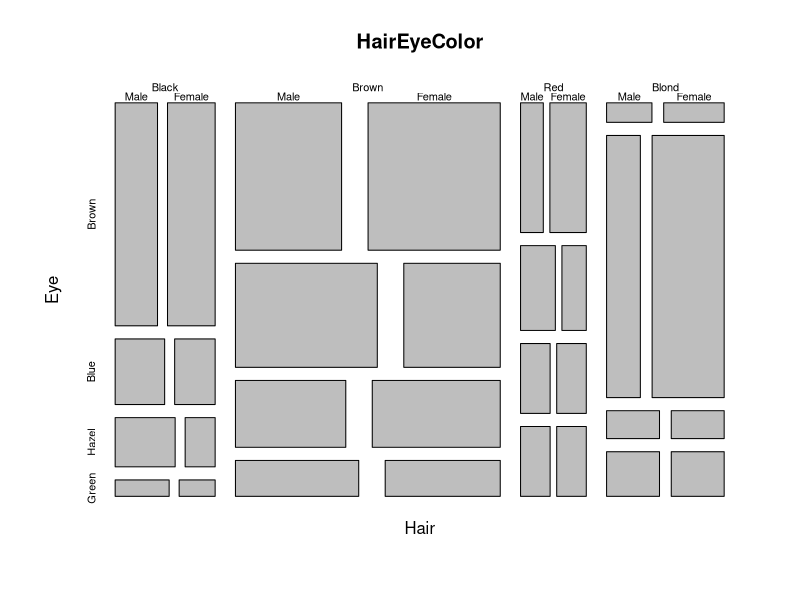
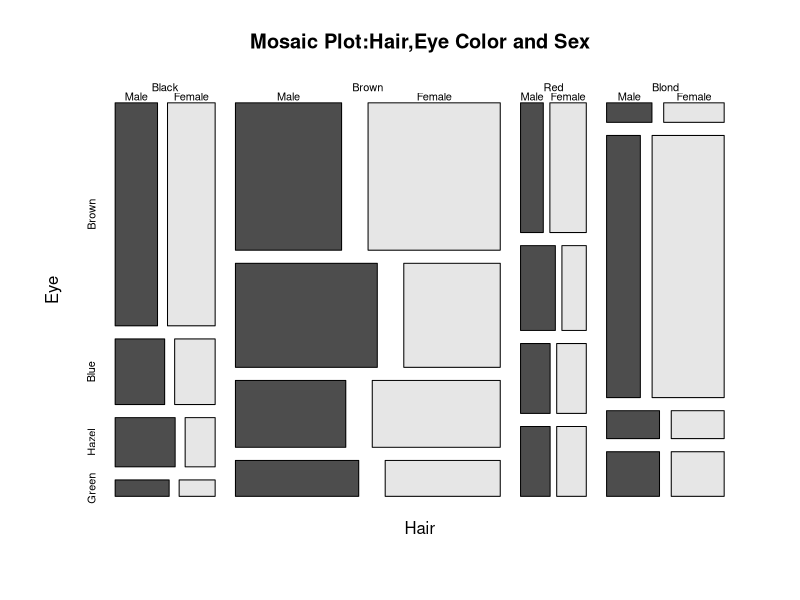
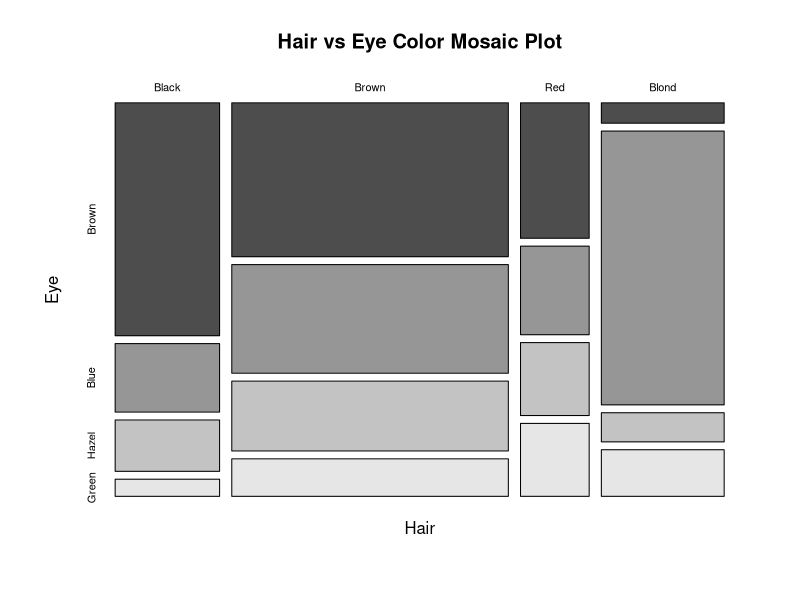
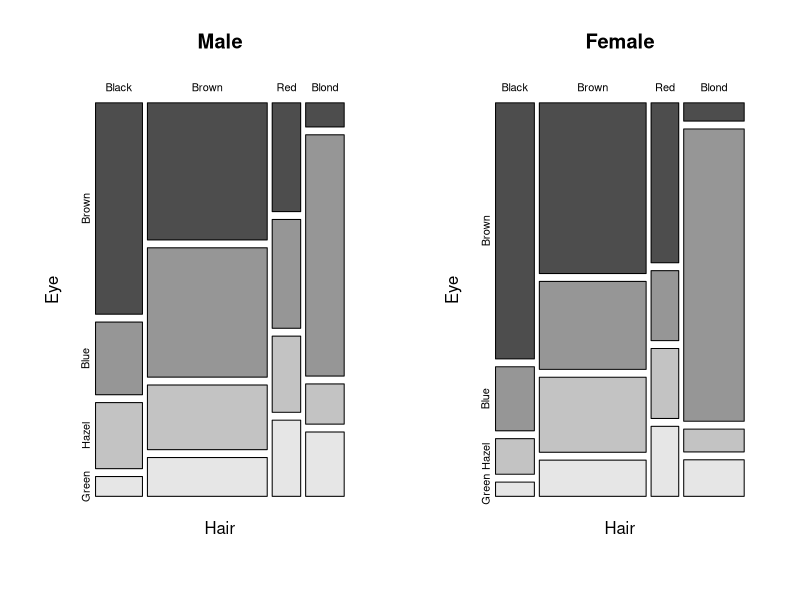
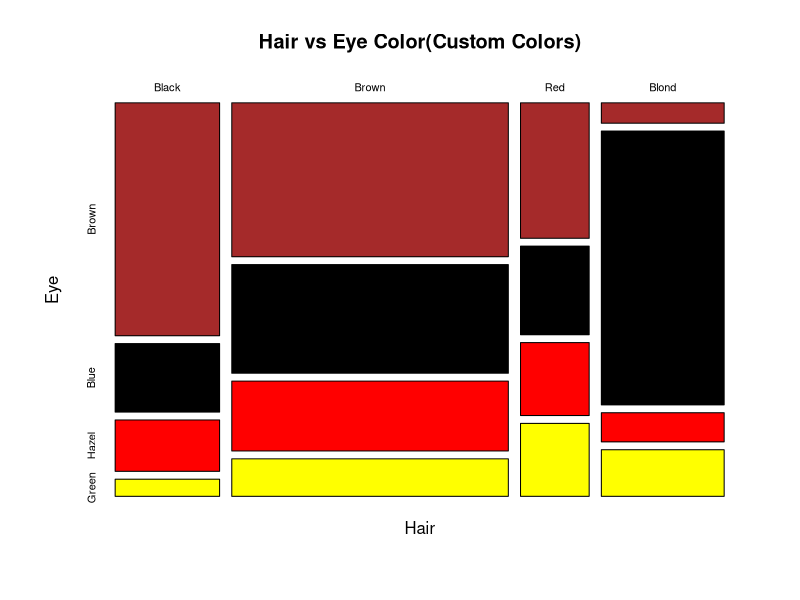
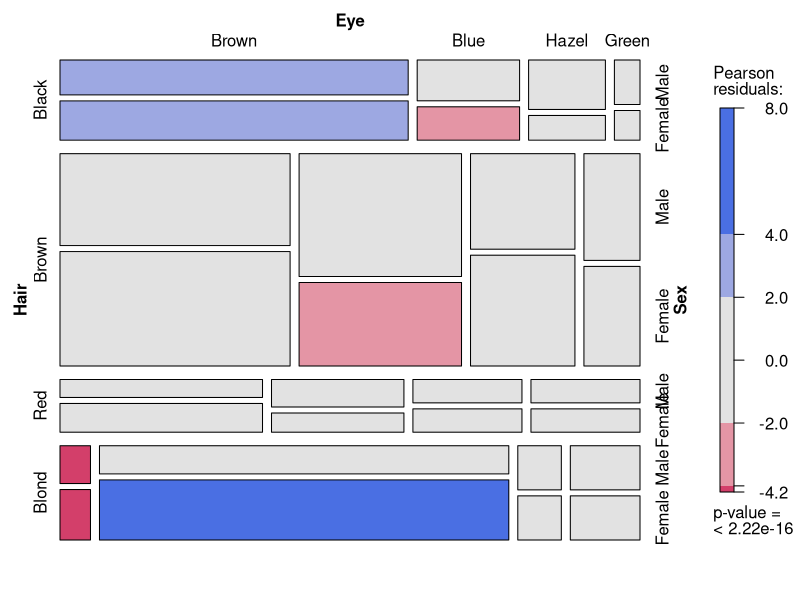
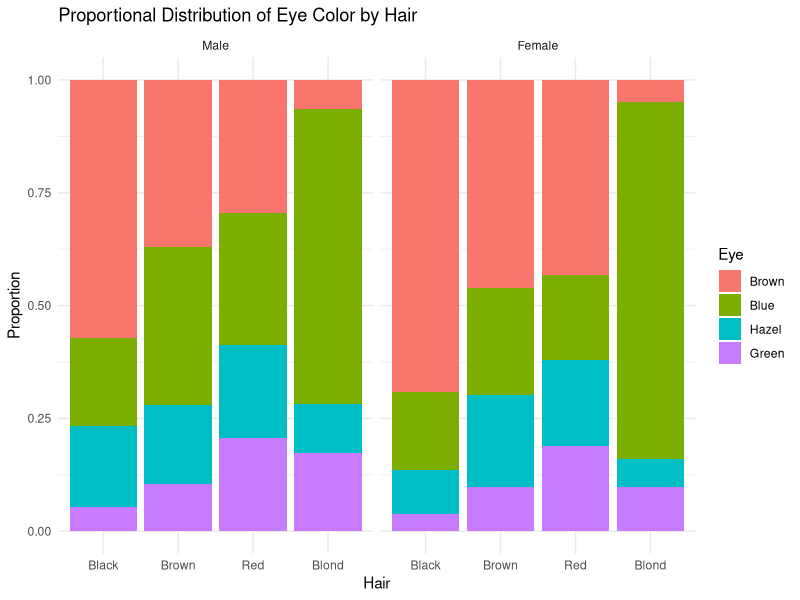
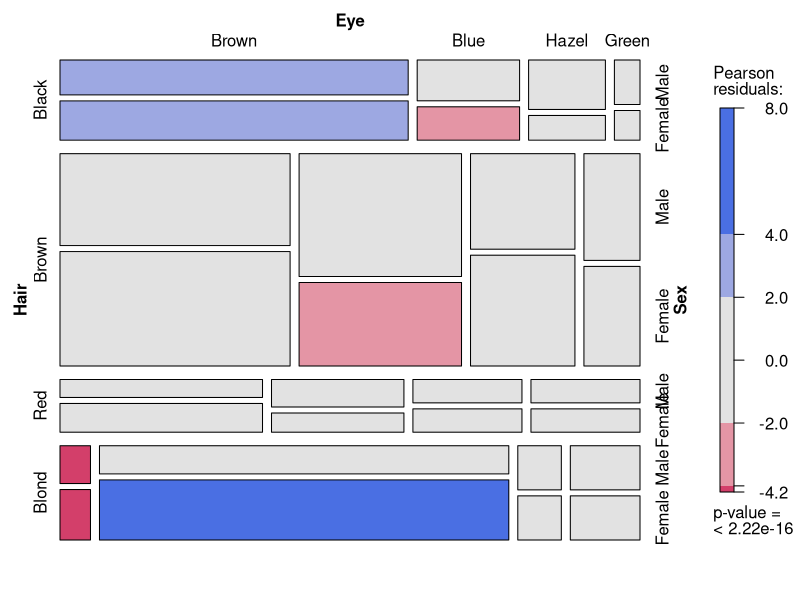

Recreate these plots in R, in order.
#Load and Understand the HairEyeColor Dataset
#Load dataset
data(HairEyeColor)
#Check structure
str(HairEyeColor)
View(HairEyeColor)
?HairEyeColor
#Very Basic Mosaic Plot(Base R)
mosaicplot(HairEyeColor)
#Add Titles and Colors
mosaicplot(HairEyeColor, main="Mosaic Plot:Hair,Eye Color and Sex",color=TRUE)
#Two-Variable Mosaic plot
HairEye2D<-margin.table(HairEyeColor,c(1,2))
mosaicplot(HairEye2D,main="Hair vs Eye Color Mosaic Plot",color=TRUE)
#Mosaic Plots by Sex
par(mfrow=c(1,2))
mosaicplot(HairEyeColor[,,"Male"],main="Male",color=TRUE)
mosaicplot(HairEyeColor[,,"Female"],main="Female",color=TRUE)
par(mfrow=c(1,1))
#Custom Colors
mosaicplot(HairEye2D,col=c("brown","black","red","yellow"),
           main="Hair vs Eye Color(Custom Colors)")
#Advanced Mosiac Plot using 'vcd'
install.packages("vcd")
library(vcd)
mosaic(HairEyeColor,shade=TRUE,legend=TRUE)
main="Shaded Mosaic Plot(vcd)"
#Convert Dataset to data frame(For ggplot)
hair_eye_df<-as.data.frame(HairEyeColor)
head(hair_eye_df)
#ggplot Alternative(Propositional Mosaic-style Plot)
library(ggplot2)
ggplot(hair_eye_df,aes(x=Hair,y=Freq,fill=Eye))+
  geom_bar(stat="identity",position="fill")+
  facet_wrap(~Sex)+
  labs(
    title="Proportional Distribution of Eye Color by Hair",
    y="Proportion"
  )+
  theme_minimal()
#Advanced Mosaic with Residual Shading
mosaic(~Hair+Eye+Sex,data=hair_eye_df,shade=TRUE,legend=TRUE)
